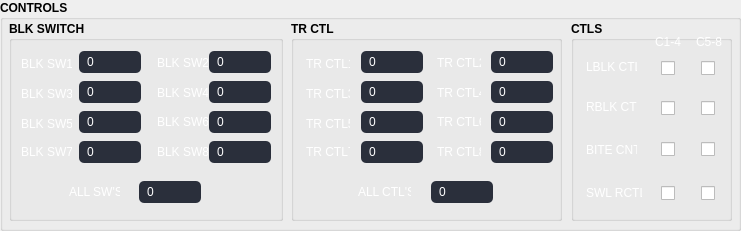
   <widget class="QGroupBox" name="groupBox_3">
    <property name="geometry">
     <rect>
      <x>10</x>
      <y>200</y>
      <width>741</width>
      <height>231</height>
     </rect>
    </property>
    <property name="font">
     <font>
      <bold>true</bold>
     </font>
    </property>
    <property name="title">
     <string>CONTROLS</string>
    </property>
    <widget class="QGroupBox" name="radar_groupbox_15">
     <property name="geometry">
      <rect>
       <x>9</x>
       <y>21</y>
       <width>274</width>
       <height>200</height>
      </rect>
     </property>
     <property name="font">
      <font>
       <bold>true</bold>
      </font>
     </property>
     <property name="styleSheet">
      <string notr="true">QComboBox {
    color: white;
    background-color: #2a2f3b;
    border: 1px  #ccc;
    border-radius: 5px;
    padding-left: 8px;
    padding-right: 1px;
    font-size: 12px;
}
/* Hover effect on closed combo box */
QComboBox:hover {
    background-color: #323741;
}
/* Drop-down arrow */
QComboBox::drop-down {
    border: none;
    width: 25px;
    subcontrol-origin: padding; 
    subcontrol-position: top right;
    background: transparent;
}
QLabel{
color: white;
}
QComboBox::down-arrow {
    
	image: url(:/newPrefix/resources/arrow.png);
    width: 12px;
    height: 12px;
}

/* Drop-down popup (list view) with dark theme */
QComboBox QAbstractItemView {
    background-color: #2a2f3b;              /* dark background */
    color: white;                           /* white text */
    selection-background-color: #323741;    /* slightly lighter dark when selected */
    selection-color: white;
    border: 1px solid #444;                 /* subtle dark border */
    padding: 5px;
    outline: 0;
    border-radius: 5px;
}

/* Vertical scrollbar inside combo popup */
QComboBox QAbstractItemView QScrollBar:vertical {
    background: #2a2f3b;           /* dark scrollbar track */
    width: 10px;
    margin: 2px 0;
    border-radius: 5px;
}

QComboBox QAbstractItemView QScrollBar::handle:vertical {
    background: #555;              /* scrollbar handle */
    min-height: 20px;
    border-radius: 5px;
}

QComboBox QAbstractItemView QScrollBar::handle:vertical:hover {
    background: #777;              /* lighter on hover */
}

QComboBox QAbstractItemView QScrollBar::add-line:vertical,
QComboBox QAbstractItemView QScrollBar::sub-line:vertical {
    background: none;
    height: 0px;
    subcontrol-origin: margin;
}

QComboBox QAbstractItemView QScrollBar::add-page:vertical,
QComboBox QAbstractItemView QScrollBar::sub-page:vertical {
    background: none;
}

QPushButton {
background-color: orange;
color: black;
border: none;
height: 35px;
border-radius: 5px;
font-size: 16px;
}

QPushButton:pressed {
background-color: darkorange;
}

</string>
     </property>
     <property name="title">
      <string>BLK SWITCH</string>
     </property>
     <widget class="QLabel" name="label_75">
      <property name="geometry">
       <rect>
        <x>12</x>
        <y>30</y>
        <width>51</width>
        <height>26</height>
       </rect>
      </property>
      <property name="font">
       <font>
        <pointsize>9</pointsize>
       </font>
      </property>
      <property name="text">
       <string>BLK SW1</string>
      </property>
     </widget>
     <widget class="QLabel" name="label_76">
      <property name="geometry">
       <rect>
        <x>12</x>
        <y>60</y>
        <width>51</width>
        <height>26</height>
       </rect>
      </property>
      <property name="font">
       <font>
        <pointsize>9</pointsize>
       </font>
      </property>
      <property name="text">
       <string>BLK SW3</string>
      </property>
     </widget>
     <widget class="QLabel" name="label_77">
      <property name="geometry">
       <rect>
        <x>12</x>
        <y>118</y>
        <width>51</width>
        <height>26</height>
       </rect>
      </property>
      <property name="font">
       <font>
        <pointsize>9</pointsize>
       </font>
      </property>
      <property name="text">
       <string>BLK SW7</string>
      </property>
     </widget>
     <widget class="QLabel" name="label_78">
      <property name="geometry">
       <rect>
        <x>12</x>
        <y>90</y>
        <width>51</width>
        <height>26</height>
       </rect>
      </property>
      <property name="font">
       <font>
        <pointsize>9</pointsize>
       </font>
      </property>
      <property name="text">
       <string>BLK SW5</string>
      </property>
     </widget>
     <widget class="QLabel" name="label_79">
      <property name="geometry">
       <rect>
        <x>148</x>
        <y>59</y>
        <width>51</width>
        <height>26</height>
       </rect>
      </property>
      <property name="font">
       <font>
        <pointsize>9</pointsize>
       </font>
      </property>
      <property name="text">
       <string>BLK SW4</string>
      </property>
     </widget>
     <widget class="QLabel" name="label_80">
      <property name="geometry">
       <rect>
        <x>148</x>
        <y>88</y>
        <width>51</width>
        <height>26</height>
       </rect>
      </property>
      <property name="font">
       <font>
        <pointsize>9</pointsize>
       </font>
      </property>
      <property name="text">
       <string>BLK SW6</string>
      </property>
     </widget>
     <widget class="QLabel" name="label_81">
      <property name="geometry">
       <rect>
        <x>148</x>
        <y>118</y>
        <width>51</width>
        <height>26</height>
       </rect>
      </property>
      <property name="font">
       <font>
        <pointsize>9</pointsize>
       </font>
      </property>
      <property name="text">
       <string>BLK SW8</string>
      </property>
     </widget>
     <widget class="QLabel" name="label_82">
      <property name="geometry">
       <rect>
        <x>148</x>
        <y>29</y>
        <width>51</width>
        <height>26</height>
       </rect>
      </property>
      <property name="font">
       <font>
        <pointsize>9</pointsize>
       </font>
      </property>
      <property name="text">
       <string>BLK SW2</string>
      </property>
     </widget>
     <widget class="QLabel" name="lblAttTx">
      <property name="geometry">
       <rect>
        <x>60</x>
        <y>158</y>
        <width>51</width>
        <height>26</height>
       </rect>
      </property>
      <property name="font">
       <font>
        <pointsize>9</pointsize>
       </font>
      </property>
      <property name="text">
       <string>ALL SW'S</string>
      </property>
     </widget>
     <widget class="QComboBox" name="blkSw1">
      <property name="geometry">
       <rect>
        <x>70</x>
        <y>30</y>
        <width>62</width>
        <height>22</height>
       </rect>
      </property>
      <item>
       <property name="text">
        <string>0</string>
       </property>
      </item>
      <item>
       <property name="text">
        <string>1</string>
       </property>
      </item>
     </widget>
     <widget class="QComboBox" name="blkSw3">
      <property name="geometry">
       <rect>
        <x>70</x>
        <y>60</y>
        <width>62</width>
        <height>22</height>
       </rect>
      </property>
      <item>
       <property name="text">
        <string>0</string>
       </property>
      </item>
      <item>
       <property name="text">
        <string>1</string>
       </property>
      </item>
     </widget>
     <widget class="QComboBox" name="blkSw5">
      <property name="geometry">
       <rect>
        <x>70</x>
        <y>90</y>
        <width>62</width>
        <height>22</height>
       </rect>
      </property>
      <item>
       <property name="text">
        <string>0</string>
       </property>
      </item>
      <item>
       <property name="text">
        <string>1</string>
       </property>
      </item>
     </widget>
     <widget class="QComboBox" name="blkSw7">
      <property name="geometry">
       <rect>
        <x>70</x>
        <y>120</y>
        <width>62</width>
        <height>22</height>
       </rect>
      </property>
      <item>
       <property name="text">
        <string>0</string>
       </property>
      </item>
      <item>
       <property name="text">
        <string>1</string>
       </property>
      </item>
     </widget>
     <widget class="QComboBox" name="blkSw8">
      <property name="geometry">
       <rect>
        <x>200</x>
        <y>120</y>
        <width>62</width>
        <height>22</height>
       </rect>
      </property>
      <item>
       <property name="text">
        <string>0</string>
       </property>
      </item>
      <item>
       <property name="text">
        <string>1</string>
       </property>
      </item>
     </widget>
     <widget class="QComboBox" name="blkSw4">
      <property name="geometry">
       <rect>
        <x>200</x>
        <y>60</y>
        <width>62</width>
        <height>22</height>
       </rect>
      </property>
      <item>
       <property name="text">
        <string>0</string>
       </property>
      </item>
      <item>
       <property name="text">
        <string>1</string>
       </property>
      </item>
     </widget>
     <widget class="QComboBox" name="blkSw6">
      <property name="geometry">
       <rect>
        <x>200</x>
        <y>90</y>
        <width>62</width>
        <height>22</height>
       </rect>
      </property>
      <item>
       <property name="text">
        <string>0</string>
       </property>
      </item>
      <item>
       <property name="text">
        <string>1</string>
       </property>
      </item>
     </widget>
     <widget class="QComboBox" name="blkSw2">
      <property name="geometry">
       <rect>
        <x>200</x>
        <y>30</y>
        <width>62</width>
        <height>22</height>
       </rect>
      </property>
      <item>
       <property name="text">
        <string>0</string>
       </property>
      </item>
      <item>
       <property name="text">
        <string>1</string>
       </property>
      </item>
     </widget>
     <widget class="QComboBox" name="blkSwAll">
      <property name="geometry">
       <rect>
        <x>130</x>
        <y>160</y>
        <width>62</width>
        <height>22</height>
       </rect>
      </property>
      <item>
       <property name="text">
        <string>0</string>
       </property>
      </item>
      <item>
       <property name="text">
        <string>1</string>
       </property>
      </item>
     </widget>
    </widget>
    <widget class="QGroupBox" name="radar_groupbox_16">
     <property name="geometry">
      <rect>
       <x>291</x>
       <y>21</y>
       <width>271</width>
       <height>200</height>
      </rect>
     </property>
     <property name="font">
      <font>
       <bold>true</bold>
      </font>
     </property>
     <property name="styleSheet">
      <string notr="true">QComboBox {
    color: white;
    background-color: #2a2f3b;
    border: 1px  #ccc;
    border-radius: 5px;
    padding-left: 8px;
    padding-right: 1px;
    font-size: 12px;
}
/* Hover effect on closed combo box */
QComboBox:hover {
    background-color: #323741;
}
/* Drop-down arrow */
QComboBox::drop-down {
    border: none;
    width: 25px;
    subcontrol-origin: padding; 
    subcontrol-position: top right;
    background: transparent;
}

QComboBox::down-arrow {
  
	image: url(:/newPrefix/resources/arrow.png);
    width: 12px;
    height: 12px;
}

/* Drop-down popup (list view) with dark theme */
QComboBox QAbstractItemView {
    background-color: #2a2f3b;              /* dark background */
    color: white;                           /* white text */
    selection-background-color: #323741;    /* slightly lighter dark when selected */
    selection-color: white;
    border: 1px solid #444;                 /* subtle dark border */
    padding: 5px;
    outline: 0;
    border-radius: 5px;
}

/* Vertical scrollbar inside combo popup */
QComboBox QAbstractItemView QScrollBar:vertical {
    background: #2a2f3b;           /* dark scrollbar track */
    width: 10px;
    margin: 2px 0;
    border-radius: 5px;
}

QComboBox QAbstractItemView QScrollBar::handle:vertical {
    background: #555;              /* scrollbar handle */
    min-height: 20px;
    border-radius: 5px;
}

QComboBox QAbstractItemView QScrollBar::handle:vertical:hover {
    background: #777;              /* lighter on hover */
}

QComboBox QAbstractItemView QScrollBar::add-line:vertical,
QComboBox QAbstractItemView QScrollBar::sub-line:vertical {
    background: none;
    height: 0px;
    subcontrol-origin: margin;
}

QComboBox QAbstractItemView QScrollBar::add-page:vertical,
QComboBox QAbstractItemView QScrollBar::sub-page:vertical {
    background: none;
}

QPushButton {
background-color: orange;
color: black;
border: none;
height: 35px;
border-radius: 5px;
font-size: 16px;
}

QPushButton:pressed {
background-color: darkorange;
}
QLabel{
color: white;
}
</string>
     </property>
     <property name="title">
      <string>TR CTL</string>
     </property>
     <widget class="QLabel" name="label_84">
      <property name="geometry">
       <rect>
        <x>15</x>
        <y>30</y>
        <width>44</width>
        <height>26</height>
       </rect>
      </property>
      <property name="font">
       <font>
        <pointsize>9</pointsize>
       </font>
      </property>
      <property name="text">
       <string>TR CTL1</string>
      </property>
     </widget>
     <widget class="QLabel" name="label_85">
      <property name="geometry">
       <rect>
        <x>15</x>
        <y>60</y>
        <width>44</width>
        <height>26</height>
       </rect>
      </property>
      <property name="font">
       <font>
        <pointsize>9</pointsize>
       </font>
      </property>
      <property name="text">
       <string>TR CTL3</string>
      </property>
     </widget>
     <widget class="QLabel" name="label_86">
      <property name="geometry">
       <rect>
        <x>15</x>
        <y>118</y>
        <width>44</width>
        <height>26</height>
       </rect>
      </property>
      <property name="font">
       <font>
        <pointsize>9</pointsize>
       </font>
      </property>
      <property name="text">
       <string>TR CTL7</string>
      </property>
     </widget>
     <widget class="QLabel" name="label_87">
      <property name="geometry">
       <rect>
        <x>15</x>
        <y>90</y>
        <width>44</width>
        <height>26</height>
       </rect>
      </property>
      <property name="font">
       <font>
        <pointsize>9</pointsize>
       </font>
      </property>
      <property name="text">
       <string>TR CTL5</string>
      </property>
     </widget>
     <widget class="QLabel" name="label_88">
      <property name="geometry">
       <rect>
        <x>146</x>
        <y>59</y>
        <width>44</width>
        <height>26</height>
       </rect>
      </property>
      <property name="font">
       <font>
        <pointsize>9</pointsize>
       </font>
      </property>
      <property name="text">
       <string>TR CTL4</string>
      </property>
     </widget>
     <widget class="QLabel" name="label_89">
      <property name="geometry">
       <rect>
        <x>146</x>
        <y>88</y>
        <width>44</width>
        <height>26</height>
       </rect>
      </property>
      <property name="font">
       <font>
        <pointsize>9</pointsize>
       </font>
      </property>
      <property name="text">
       <string>TR CTL6</string>
      </property>
     </widget>
     <widget class="QLabel" name="label_90">
      <property name="geometry">
       <rect>
        <x>146</x>
        <y>118</y>
        <width>44</width>
        <height>26</height>
       </rect>
      </property>
      <property name="font">
       <font>
        <pointsize>9</pointsize>
       </font>
      </property>
      <property name="text">
       <string>TR CTL8</string>
      </property>
     </widget>
     <widget class="QLabel" name="label_91">
      <property name="geometry">
       <rect>
        <x>146</x>
        <y>29</y>
        <width>44</width>
        <height>26</height>
       </rect>
      </property>
      <property name="font">
       <font>
        <pointsize>9</pointsize>
       </font>
      </property>
      <property name="text">
       <string>TR CTL2</string>
      </property>
     </widget>
     <widget class="QLabel" name="lblAttRx">
      <property name="geometry">
       <rect>
        <x>67</x>
        <y>158</y>
        <width>53</width>
        <height>26</height>
       </rect>
      </property>
      <property name="font">
       <font>
        <pointsize>9</pointsize>
       </font>
      </property>
      <property name="text">
       <string>ALL CTL'S</string>
      </property>
     </widget>
     <widget class="QComboBox" name="trCTCL7">
      <property name="geometry">
       <rect>
        <x>70</x>
        <y>120</y>
        <width>62</width>
        <height>22</height>
       </rect>
      </property>
      <item>
       <property name="text">
        <string>0</string>
       </property>
      </item>
      <item>
       <property name="text">
        <string>1</string>
       </property>
      </item>
     </widget>
     <widget class="QComboBox" name="trCTCL5">
      <property name="geometry">
       <rect>
        <x>70</x>
        <y>90</y>
        <width>62</width>
        <height>22</height>
       </rect>
      </property>
      <item>
       <property name="text">
        <string>0</string>
       </property>
      </item>
      <item>
       <property name="text">
        <string>1</string>
       </property>
      </item>
     </widget>
     <widget class="QComboBox" name="trCTCL1">
      <property name="geometry">
       <rect>
        <x>70</x>
        <y>30</y>
        <width>62</width>
        <height>22</height>
       </rect>
      </property>
      <item>
       <property name="text">
        <string>0</string>
       </property>
      </item>
      <item>
       <property name="text">
        <string>1</string>
       </property>
      </item>
     </widget>
     <widget class="QComboBox" name="trCTCL3">
      <property name="geometry">
       <rect>
        <x>70</x>
        <y>60</y>
        <width>62</width>
        <height>22</height>
       </rect>
      </property>
      <item>
       <property name="text">
        <string>0</string>
       </property>
      </item>
      <item>
       <property name="text">
        <string>1</string>
       </property>
      </item>
     </widget>
     <widget class="QComboBox" name="trCTCL8">
      <property name="geometry">
       <rect>
        <x>200</x>
        <y>120</y>
        <width>62</width>
        <height>22</height>
       </rect>
      </property>
      <item>
       <property name="text">
        <string>0</string>
       </property>
      </item>
      <item>
       <property name="text">
        <string>1</string>
       </property>
      </item>
     </widget>
     <widget class="QComboBox" name="trCTCL6">
      <property name="geometry">
       <rect>
        <x>200</x>
        <y>90</y>
        <width>62</width>
        <height>22</height>
       </rect>
      </property>
      <item>
       <property name="text">
        <string>0</string>
       </property>
      </item>
      <item>
       <property name="text">
        <string>1</string>
       </property>
      </item>
     </widget>
     <widget class="QComboBox" name="trCTCL2">
      <property name="geometry">
       <rect>
        <x>200</x>
        <y>30</y>
        <width>62</width>
        <height>22</height>
       </rect>
      </property>
      <item>
       <property name="text">
        <string>0</string>
       </property>
      </item>
      <item>
       <property name="text">
        <string>1</string>
       </property>
      </item>
     </widget>
     <widget class="QComboBox" name="trCTCL4">
      <property name="geometry">
       <rect>
        <x>200</x>
        <y>60</y>
        <width>62</width>
        <height>22</height>
       </rect>
      </property>
      <item>
       <property name="text">
        <string>0</string>
       </property>
      </item>
      <item>
       <property name="text">
        <string>1</string>
       </property>
      </item>
     </widget>
     <widget class="QComboBox" name="trCTCLAll">
      <property name="geometry">
       <rect>
        <x>140</x>
        <y>160</y>
        <width>62</width>
        <height>22</height>
       </rect>
      </property>
      <item>
       <property name="text">
        <string>0</string>
       </property>
      </item>
      <item>
       <property name="text">
        <string>1</string>
       </property>
      </item>
     </widget>
    </widget>
    <widget class="QGroupBox" name="radar_groupbox_31">
     <property name="geometry">
      <rect>
       <x>571</x>
       <y>21</y>
       <width>161</width>
       <height>200</height>
      </rect>
     </property>
     <property name="font">
      <font>
       <bold>true</bold>
      </font>
     </property>
     <property name="styleSheet">
      <string notr="true">QComboBox {
    color: white;
    background-color: #2a2f3b;
    border: 1px  #ccc;
    border-radius: 5px;
    padding-left: 8px;
    padding-right: 1px;
    font-size: 12px;
}
/* Hover effect on closed combo box */
QComboBox:hover {
    background-color: #323741;
}
/* Drop-down arrow */
QComboBox::drop-down {
    border: none;
    width: 25px;
    subcontrol-origin: padding; 
    subcontrol-position: top right;
    background: transparent;
}

QComboBox::down-arrow {
	image: url(:/newPrefix/resources/arrow.png);
    width: 12px;
    height: 12px;
}

/* Drop-down popup (list view) with dark theme */
QComboBox QAbstractItemView {
    background-color: #2a2f3b;              /* dark background */
    color: white;                           /* white text */
    selection-background-color: #323741;    /* slightly lighter dark when selected */
    selection-color: white;
    border: 1px solid #444;                 /* subtle dark border */
    padding: 5px;
    outline: 0;
    border-radius: 5px;
}

/* Vertical scrollbar inside combo popup */
QComboBox QAbstractItemView QScrollBar:vertical {
    background: #2a2f3b;           /* dark scrollbar track */
    width: 10px;
    margin: 2px 0;
    border-radius: 5px;
}

QComboBox QAbstractItemView QScrollBar::handle:vertical {
    background: #555;              /* scrollbar handle */
    min-height: 20px;
    border-radius: 5px;
}

QComboBox QAbstractItemView QScrollBar::handle:vertical:hover {
    background: #777;              /* lighter on hover */
}

QComboBox QAbstractItemView QScrollBar::add-line:vertical,
QComboBox QAbstractItemView QScrollBar::sub-line:vertical {
    background: none;
    height: 0px;
    subcontrol-origin: margin;
}

QComboBox QAbstractItemView QScrollBar::add-page:vertical,
QComboBox QAbstractItemView QScrollBar::sub-page:vertical {
    background: none;
}

QPushButton {
background-color: orange;
color: black;
border: none;
height: 35px;
border-radius: 5px;
font-size: 16px;
}

QPushButton:pressed {
background-color: darkorange;
}

QLabel{
color: white;
}
QCheckBox{
color: white;
}</string>
     </property>
     <property name="title">
      <string>CTLS</string>
     </property>
     <widget class="QLabel" name="label_188">
      <property name="geometry">
       <rect>
        <x>15</x>
        <y>73</y>
        <width>51</width>
        <height>26</height>
       </rect>
      </property>
      <property name="font">
       <font>
        <pointsize>9</pointsize>
       </font>
      </property>
      <property name="text">
       <string>RBLK CTL</string>
      </property>
     </widget>
     <widget class="QLabel" name="label_190">
      <property name="geometry">
       <rect>
        <x>15</x>
        <y>116</y>
        <width>51</width>
        <height>26</height>
       </rect>
      </property>
      <property name="font">
       <font>
        <pointsize>9</pointsize>
       </font>
      </property>
      <property name="text">
       <string>BITE CNT</string>
      </property>
     </widget>
     <widget class="QLabel" name="label_191">
      <property name="geometry">
       <rect>
        <x>15</x>
        <y>159</y>
        <width>56</width>
        <height>26</height>
       </rect>
      </property>
      <property name="font">
       <font>
        <pointsize>9</pointsize>
       </font>
      </property>
      <property name="text">
       <string>SWL RCTL</string>
      </property>
     </widget>
     <widget class="QLabel" name="label_192">
      <property name="geometry">
       <rect>
        <x>15</x>
        <y>33</y>
        <width>51</width>
        <height>26</height>
       </rect>
      </property>
      <property name="font">
       <font>
        <pointsize>9</pointsize>
       </font>
      </property>
      <property name="text">
       <string>LBLK CTL</string>
      </property>
     </widget>
     <widget class="QCheckBox" name="lblkCTL5_8">
      <property name="geometry">
       <rect>
        <x>130</x>
        <y>37</y>
        <width>17</width>
        <height>20</height>
       </rect>
      </property>
      <property name="text">
       <string/>
      </property>
     </widget>
     <widget class="QCheckBox" name="lblkCTL1_4">
      <property name="geometry">
       <rect>
        <x>90</x>
        <y>37</y>
        <width>17</width>
        <height>20</height>
       </rect>
      </property>
      <property name="styleSheet">
       <string notr="true"/>
      </property>
      <property name="text">
       <string/>
      </property>
     </widget>
     <widget class="QCheckBox" name="rblkCTL5_8">
      <property name="geometry">
       <rect>
        <x>130</x>
        <y>77</y>
        <width>17</width>
        <height>20</height>
       </rect>
      </property>
      <property name="text">
       <string/>
      </property>
     </widget>
     <widget class="QCheckBox" name="rblkCTL1_4">
      <property name="geometry">
       <rect>
        <x>90</x>
        <y>77</y>
        <width>17</width>
        <height>20</height>
       </rect>
      </property>
      <property name="text">
       <string/>
      </property>
     </widget>
     <widget class="QCheckBox" name="biteCNT5_8">
      <property name="geometry">
       <rect>
        <x>130</x>
        <y>118</y>
        <width>17</width>
        <height>20</height>
       </rect>
      </property>
      <property name="text">
       <string/>
      </property>
     </widget>
     <widget class="QCheckBox" name="biteCNT1_4">
      <property name="geometry">
       <rect>
        <x>90</x>
        <y>118</y>
        <width>17</width>
        <height>20</height>
       </rect>
      </property>
      <property name="text">
       <string/>
      </property>
     </widget>
     <widget class="QCheckBox" name="swlRCTL1_4">
      <property name="geometry">
       <rect>
        <x>90</x>
        <y>162</y>
        <width>17</width>
        <height>20</height>
       </rect>
      </property>
      <property name="text">
       <string/>
      </property>
     </widget>
     <widget class="QCheckBox" name="swlRCTL5_8">
      <property name="geometry">
       <rect>
        <x>130</x>
        <y>162</y>
        <width>17</width>
        <height>20</height>
       </rect>
      </property>
      <property name="text">
       <string/>
      </property>
     </widget>
     <widget class="QLabel" name="label_193">
      <property name="geometry">
       <rect>
        <x>84</x>
        <y>10</y>
        <width>29</width>
        <height>21</height>
       </rect>
      </property>
      <property name="font">
       <font>
        <pointsize>9</pointsize>
       </font>
      </property>
      <property name="text">
       <string>C1-4</string>
      </property>
     </widget>
     <widget class="QLabel" name="label_194">
      <property name="geometry">
       <rect>
        <x>125</x>
        <y>10</y>
        <width>29</width>
        <height>21</height>
       </rect>
      </property>
      <property name="font">
       <font>
        <pointsize>9</pointsize>
       </font>
      </property>
      <property name="text">
       <string>C5-8</string>
      </property>
     </widget>
    </widget>
   </widget>
